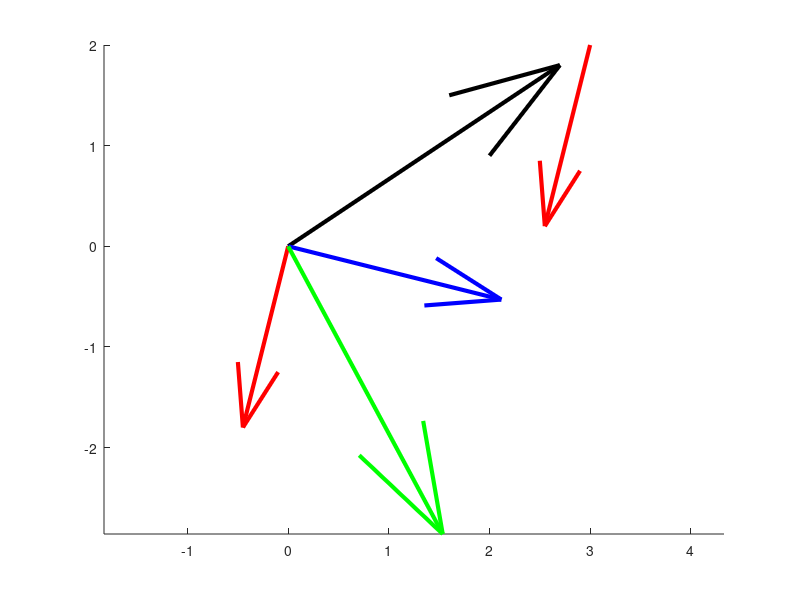

The MATLAB script that drew this image:
% Given a vector, compare the projection onto the normal of another
% vector vs. the reflection.  Note that the projection is 1/2 the
% reflection.
%
% Kurt Motekew
% 2019/02/26
%


close all;
clear;

  % Vector to base projection and refelction off of
v = [-.5 -2]';

  % Vector to project and reflect
x = [3 2]';

  % Projection and reflection
P = eye(2) - v*v'/(v'*v);
F = eye(2) - 2*v*v'/(v'*v);

xp = P*x;
xf = F*x;

figure; hold on;

  % Plot projection normal from end of vector of interest and from origin
quiver(0, 0, x(1), x(2), 'color', [0 0 0], 'linewidth', 3);
quiver(0, 0, v(1), v(2), 'color', [1 0 0], 'linewidth', 3);
  % Plot vector to project and reflect
quiver(x(1), x(2), v(1), v(2), 'color', [1 0 0], 'linewidth', 3);

  % Plot results
quiver(0, 0, xp(1), xp(2), 'color', [0 0 1], 'linewidth', 3);
quiver(0, 0, xf(1), xf(2), 'color', [0 1 0], 'linewidth', 3);


axis equal;
